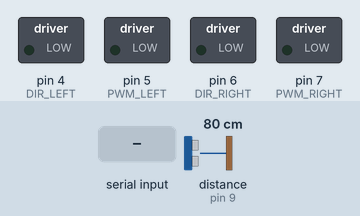
Simulated run of this sketch. Board: Arduino Uno, built with avr-gcc and run on an emulated ATmega328P. Parts: switched loads named in the sketch (green lamp = pin HIGH). Inputs (shaded band) come from the test bench; at power-on: distance to the obstacle (sensor on pin 9) 80 cm. The echo pulse lasts 58.3 µs per cm; pins used as bus, display or sensor lines are not drawn.

Above: at 1.2 s.
1.3 s: "f" received over Serial
At 1.8 s:
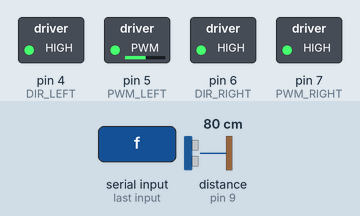
2.8 s: "b" received over Serial
At 3.7 s:
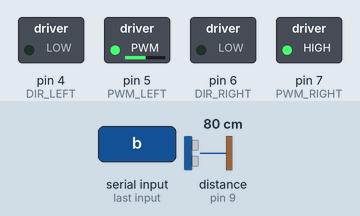
4.3 s: "l" received over Serial
At 5.1 s:
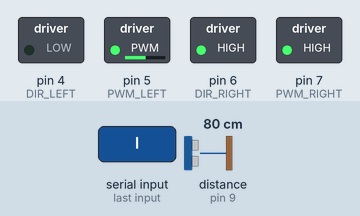
5.8 s: "r" received over Serial
At 6.4 s:
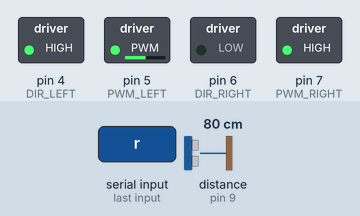
7.3 s: "1" received over Serial
At 7.7 s:
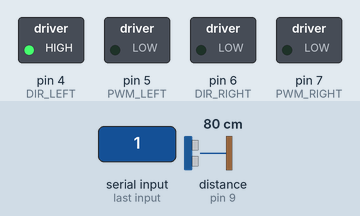
Timing chart, 0 to 9.8 s (numbered marks = the images above; inputs shaded):
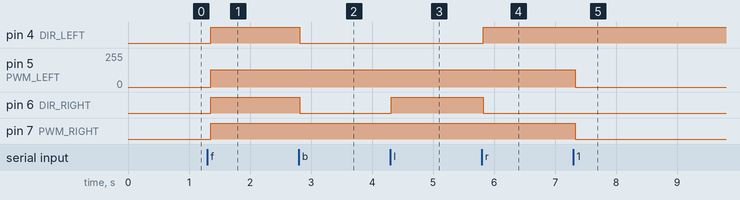

Measured:
- after the input at 1.3 s, pin 4 (DIR_LEFT), pin 6 (DIR_RIGHT), pin 7 (PWM_RIGHT): LOW → HIGH after 0.06 s; pin 5 (PWM_LEFT): 0/255 → 130/255 after 0.06 s
- after the input at 2.8 s, pin 4 (DIR_LEFT), pin 6 (DIR_RIGHT): HIGH → LOW at once
- after the input at 4.3 s, pin 6 (DIR_RIGHT): LOW → HIGH at once
- after the input at 5.8 s, pin 4 (DIR_LEFT): LOW → HIGH at once; pin 6 (DIR_RIGHT): HIGH → LOW at once
- after the input at 7.3 s, pin 5 (PWM_LEFT): 130/255 → 0/255 at once; pin 7 (PWM_RIGHT): HIGH → LOW at once

The sketch:

motor_control.ino
```cpp
#define DIR_LEFT 4
#define PWM_LEFT 5
#define DIR_RIGHT 6
#define PWM_RIGHT 7

#define TRIG_PIN 8
#define ECHO_PIN 9

const int speedVal = 130;
char currentCommand = 's';

void setup() {
  pinMode(DIR_LEFT, OUTPUT);
  pinMode(PWM_LEFT, OUTPUT);
  pinMode(DIR_RIGHT, OUTPUT);
  pinMode(PWM_RIGHT, OUTPUT);

  pinMode(TRIG_PIN, OUTPUT);
  pinMode(ECHO_PIN, INPUT);

  Serial.begin(9600);

  stopMotors();
}

void loop() {
  if (Serial.available()) {
    char newCommand = Serial.read();

    while(Serial.available()) {
      Serial.read();
    }

    if (newCommand != currentCommand) {
      currentCommand = newCommand;
      executeCommand();
    }
  }

  delay(50);
}

void executeCommand() {
  int distance = getDistance();

  if ((currentCommand == 'f' || currentCommand == 'b') && distance < 10) {
    stopMotors();  // obstacle too close
    return;
  }

  if (currentCommand == 'f') {
    moveForward();
  } else if (currentCommand == 'b') {
    moveBackward();
  } else if (currentCommand == 'l') {
    turnLeft();
  } else if (currentCommand == 'r') {
    turnRight();
  } else {
    stopMotors();
  }
}

void moveForward() {
  digitalWrite(4, HIGH);
  digitalWrite(6, HIGH);
  analogWrite(5, speedVal);
  analogWrite(7, speedVal);
}

void moveBackward() {
  digitalWrite(4, LOW);
  digitalWrite(6, LOW);
  analogWrite(5, speedVal);
  analogWrite(7, speedVal);
}

void turnLeft() {
  digitalWrite(4, LOW);
  digitalWrite(6, HIGH);
  analogWrite(5, speedVal);
  analogWrite(7, speedVal);
}

void turnRight() {
  digitalWrite(4, HIGH);
  digitalWrite(6, LOW);
  analogWrite(5, speedVal);
  analogWrite(7, speedVal);
}

void stopMotors() {
  analogWrite(5, 0);
  analogWrite(7, 0);
}

int getDistance() {
  digitalWrite(TRIG_PIN, LOW);
  delayMicroseconds(2);
  digitalWrite(TRIG_PIN, HIGH);
  delayMicroseconds(10);
  digitalWrite(TRIG_PIN, LOW);

  long duration = pulseIn(ECHO_PIN, HIGH);
  int distance = duration * 0.034 / 2;
  return distance;
}
```
